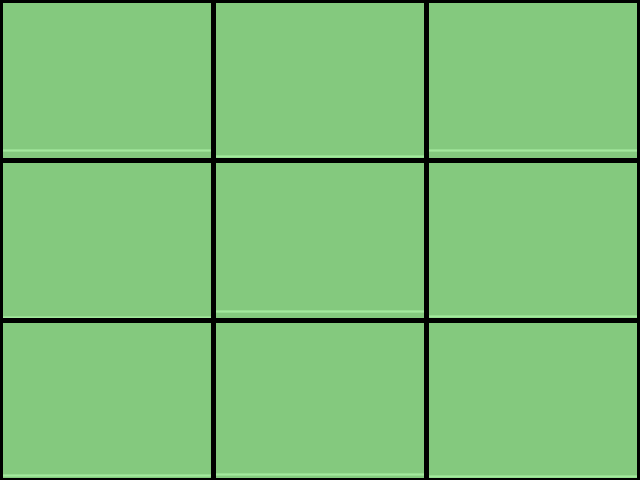
Frame 1 (no input)
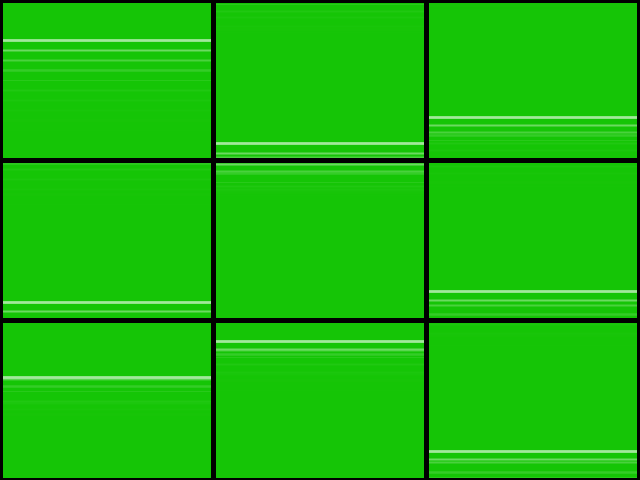
Frame 60 (the mouse pressed at the canvas centre just before this capture)
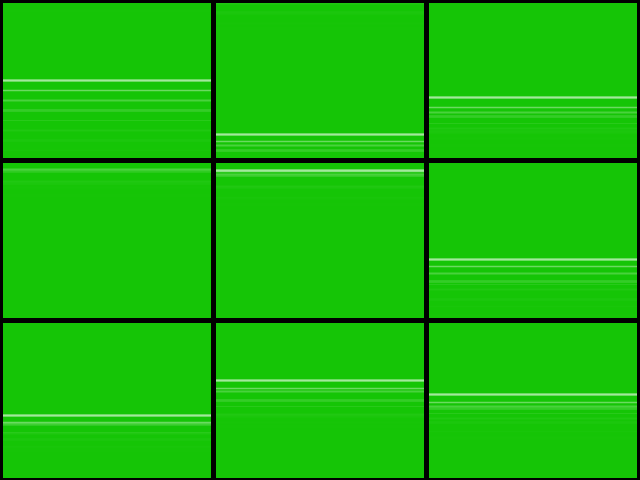
Frame 120 (the mouse held since frame 60 and released just before this capture)

The Processing sketch that drew these frames (run headless with seeded random() and noise(); from frame 60 on, the mouse is pressed at the canvas centre):

// Processing sketch: cridFancy
// ── cridFancy.pde
int w = 213;
int h = 160;
int c0, c1, c2, c3, c4, c5, c6, c7, c8;

void setup() {
  size(640, 480);

  c0 = h;
  c1 = h;
  c2 = h;
  c3 = h+h;
  c4 = h+h;
  c5 = h+h;
  c6 = height;
  c7 = height;
  c8 = height;
  //cam.start();
}

void draw() {

  lineas();
  noStroke();
  fill(21, 196, 6, 100);
  rect(0, 0, width, height);
  gridFancy();
}

void gridFancy() {
  noFill();
  stroke(0);
  strokeWeight(5);
  rect(0, 0, w, h);
  rect(w, 0, w, h);
  rect(w+w, 0, w, h);
  rect(0, h, w, h);
  rect(w, h, w, h);
  rect(w+w, h, w, h);
  rect(0, h+h, w, h);
  rect(w, h+h, w, h);
  rect(w+w, h+h, w, h);
}

void lineas() {
  strokeWeight(random(1, 3));
  if (c0 <= h ) {
    c0 -= 10;
  }
  if (c0 == 0) {
    c0 = h;
  }
  stroke(255);
  line(0, c0, w, c0);
  if (c1 <= h ) {
    c1 -= random(1, 10);
  }
  if (c1 < 0) {
    c1 = h;
  }
  stroke(255);
  line(w, c1, w+w, c1);
  if (c2 <= h ) {
    c2 -= random(1, 10);
  }
  if (c2 < 0) {
    c2 = h;
  }
  stroke(255);
  line(w+w, c2, width, c2);
  if (c3 <= h+h ) {
    c3 -= random(0, 10);
  }
  if (c3 < h) {
    c3 = h+h;
  }
  stroke(255);
  line(0, c3, w, c3);
  if (c4 <= h+h ) {
    c4 -= random(0, 10);
  }
  if (c4 < h) {
    c4 = h+h;
  }
  stroke(255);
  line(w, c4, w+w, c4);
  if (c5 <= h+h ) {
    c5 -= random(0, 10);
  }
  if (c5 < h) {
    c5 = h+h;
  }
  stroke(255);
  line(w+w, c5, width, c5);

  if (c6 <= height ) {
    c6 -= random(0, 10);
  }
  if (c6 < h+h) {
    c6 = height;
  }
  stroke(255);
  line(0, c6, w, c6);
  if (c7 <= height ) {
    c7 -= random(0, 10);
  }
  if (c7 < h+h) {
    c7 = height;
  }
  stroke(255);
  line(w, c7, w+w, c7);
  if (c8 <= height ) {
    c8 -= random(0, 10);
  }
  if (c8 < h+h) {
    c8 = height;
  }
  stroke(255);
  line(w+w, c8, width, c8);
}
